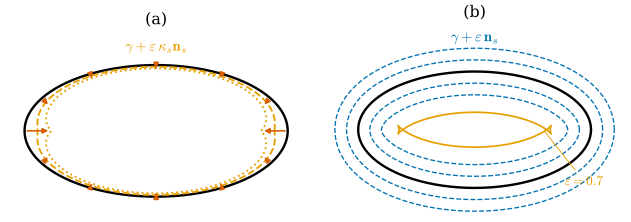

Source code (Python):
"""Figure 32.2.2: two normal motions of the ellipse (2 cos t, sin t), counterclockwise, n_s pointing inward.
(a) gamma + eps kappa_s n_s (speed proportional to curvature, Proposition 32.2.3); (b) the offset curves
gamma + eps n_s (constant speed, Proposition 32.2.4), regular for |eps| < 1/max kappa_s = 1/2.

Run: PYTHONPATH=tools python3 chapters/32-ddg-overview/figures/fig-32-2-2-variation-offset.py
"""
import sys
from pathlib import Path

import numpy as np

sys.path.insert(0, str(Path(__file__).resolve().parents[1] / "lib"))
import dgfig  # noqa: E402
dgfig.setup()
import matplotlib.pyplot as plt  # noqa: E402

import ddg32  # noqa: E402

C = dgfig.COLORS
J = ddg32.J
m = 4000
t = 2 * np.pi * np.arange(m + 1) / m
P = ddg32.point("ellipse", t)
dP = np.stack([-2 * np.sin(t), np.cos(t)], 1)
T = dP / np.linalg.norm(dP, axis=1, keepdims=True)
N = T @ J.T                                   # n_s = J t (inward for this counterclockwise ellipse)
k = ddg32.kappa("ellipse", t)
assert np.all((N * (-P)).sum(1) > 0)          # n_s points toward the inside (the origin side)
assert abs(k.max() - 2) < 1e-9 and abs(k.min() - 0.25) < 1e-9


def length(Q):
    return float(np.linalg.norm(np.diff(Q, axis=0), axis=1).sum())


L = ddg32.smooth_length("ellipse")
assert abs(L - 9.688448220547675) < 1e-9
fig, (ax, bx) = plt.subplots(1, 2, figsize=(6.8, 2.6))

# (a) gamma + eps kappa n
ax.plot(P[:, 0], P[:, 1], color=C["main"], lw=dgfig.LW["main"])
for eps, ls in ((0.1, "--"), (0.2, ":")):
    Q = P + eps * k[:, None] * N
    ax.plot(Q[:, 0], Q[:, 1], color=C["accent"], lw=1.4, ls=ls)
for tt in np.linspace(0, 2 * np.pi, 13)[:-1]:
    i = int(round(tt / (2 * np.pi) * m))
    v = 0.2 * k[i] * N[i]
    if np.linalg.norm(v) > 0.04:
        ax.annotate("", xy=P[i] + v, xytext=P[i], arrowprops=dict(arrowstyle="-|>", color=C["normal"], lw=1.2,
                                                                  mutation_scale=8))
ax.text(0, 1.22, r"$\gamma + \varepsilon\,\kappa_s\mathbf{n}_s$", ha="center", fontsize=11, color=C["accent"])
ax.set_aspect("equal")
ax.set_xlim(-2.3, 2.3)
ax.set_ylim(-1.2, 1.5)
ax.set_axis_off()
ax.set_title("(a)", fontsize=12)

# (b) offsets gamma + eps n
bx.plot(P[:, 0], P[:, 1], color=C["main"], lw=dgfig.LW["main"])
for eps in (-0.4, -0.2, 0.2, 0.4):
    Q = P + eps * N
    assert abs(length(Q) - (L - 2 * np.pi * eps)) < 1e-4      # Proposition 32.2.4 (exact for |eps| < 1/2)
    bx.plot(Q[:, 0], Q[:, 1], color=C["tangent"], lw=1.0, ls="--")
Q = P + 0.7 * N                                                # beyond 1/max kappa: cusps (swallowtails)
assert np.any(1 - 0.7 * k < 0)
bx.plot(Q[:, 0], Q[:, 1], color=C["accent"], lw=1.3)
bx.text(0, 1.52, r"$\gamma + \varepsilon\,\mathbf{n}_s$", ha="center", fontsize=11, color=C["tangent"])
bx.annotate(r"$\varepsilon = 0.7$", xy=(1.18, 0.0), xytext=(1.55, -0.95), fontsize=10, color=C["accent"],
            arrowprops=dict(arrowstyle="-", color=C["accent"], lw=0.7))
bx.set_aspect("equal")
bx.set_xlim(-2.6, 2.6)
bx.set_ylim(-1.5, 1.8)
bx.set_axis_off()
bx.set_title("(b)", fontsize=12)

fig.tight_layout()
dgfig.save(fig, __file__)
